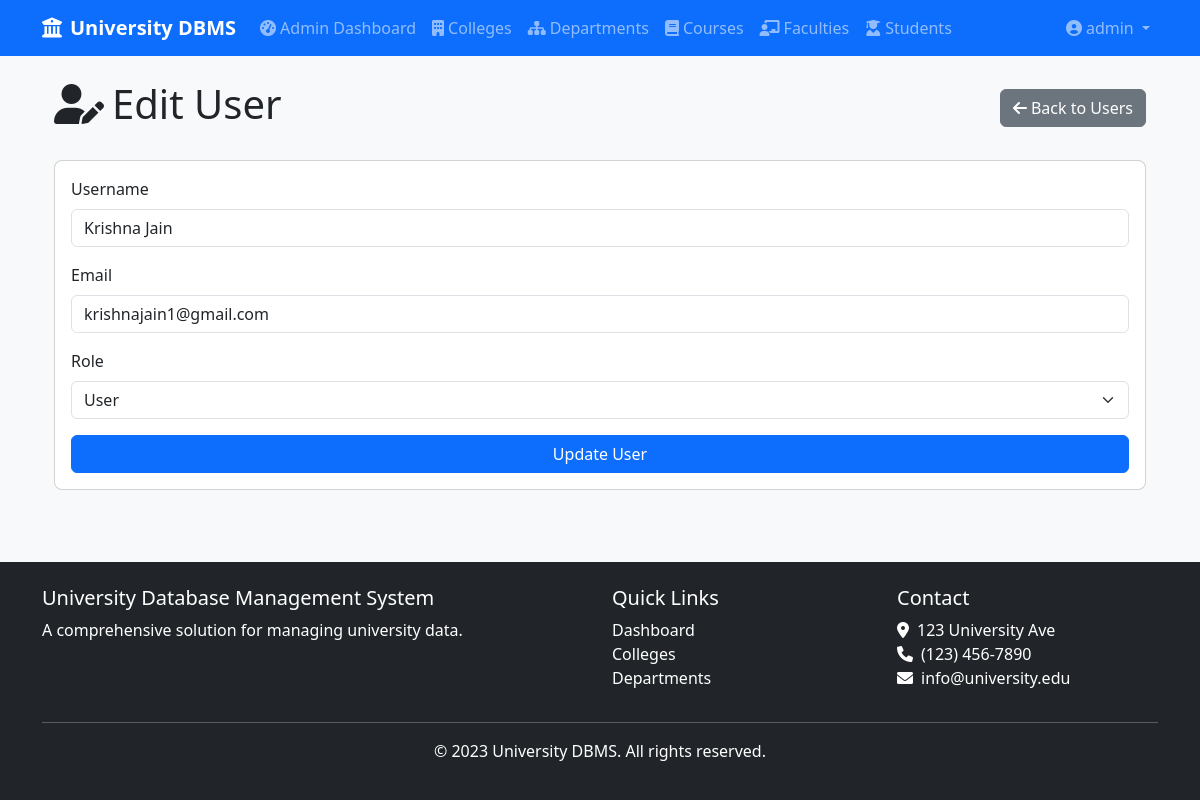
The app's page /admin/users/edit/1 (signed in) with its own data.
### app/models/user.py (models this page shows, shortened)
class User(UserMixin, db.Model):
    __tablename__ = 'users'
    id = db.Column(db.Integer, primary_key=True)
    username = db.Column(db.String(100), unique=True, nullable=False)
    email = db.Column(db.String(100), unique=True, nullable=False)
    password = db.Column(db.String(100), nullable=False)
    role = db.Column(db.String(20), nullable=False, default='user')  # 'admin' or 'user'
    created_at = db.Column(db.DateTime, default=datetime.utcnow)
    def is_admin(self):
        return self.role == 'admin'

### app/routes/admin.py (the view, shortened to what this page needs)
@admin.route('/users/edit/<int:id>', methods=['GET', 'POST'])
@admin_required
def edit_user(id):
    user = User.query.get_or_404(id)
    form = UserForm(obj=user)
    form.password.validators = []
    form.confirm_password.validators = []
    delattr(form, 'password')
    delattr(form, 'confirm_password')
    return render_template('admin/users/edit.html', form=form, user=user)

### app/forms.py
class UserForm(FlaskForm):
    username = StringField('Username', validators=[DataRequired(), Length(max=100)])
    email = StringField('Email', validators=[DataRequired(), Email(), Length(max=100)])
    password = PasswordField('Password', validators=[DataRequired(), Length(min=6)])
    confirm_password = PasswordField('Confirm Password', validators=[DataRequired(), EqualTo('password')])
    role = SelectField('Role', choices=[('user', 'User'), ('admin', 'Admin')], validators=[DataRequired()])
    submit = SubmitField('Submit')

### app/models/user.py (called while the page is built)
@login_manager.user_loader
def load_user(user_id):
    return User.query.get(int(user_id))

### app/routes/admin.py (called while the page is built)
def admin_required(f):
    @wraps(f)
    @login_required
    def decorated_function(*args, **kwargs):
        if not current_user.role == 'admin':
            flash('You do not have permission to access this page.', 'danger')
            return redirect(url_for('main.index'))
        return f(*args, **kwargs)
    return decorated_function

### app/templates/admin/users/edit.html (shortened to what this page needs)
{% extends "base.html" %}
{% block content %}
<div class="container">
    <div class="d-flex justify-content-between align-items-center mb-4">
        <h1><i class="fas fa-user-edit me-2"></i>Edit User</h1>
        <a href="{{ url_for('admin.users') }}" class="btn btn-secondary">
            <i class="fas fa-arrow-left me-1"></i>Back to Users
        </a>
    </div>
    <div class="card">
        <div class="card-body">
            <form method="POST">
                <div class="mb-3">
                    {{ form.username.label(class="form-label") }}
                    {{ form.username(class="form-control") }}
                </div>
                <div class="mb-3">
                    {{ form.email.label(class="form-label") }}
                    {{ form.email(class="form-control") }}
                </div>
                <div class="mb-3">
                    {{ form.role.label(class="form-label") }}
                    {{ form.role(class="form-select") }}
                </div>
                <div class="d-grid">
                    <button type="submit" class="btn btn-primary">Update User</button>
                </div>
            </form>
        </div>
    </div>
</div>
{% endblock %}

### app/templates/base.html (shortened to what this page needs)
<!DOCTYPE html>
<html lang="en">
<head>
    <link href="https://cdn.jsdelivr.net/npm/bootstrap@5.3.0-alpha1/dist/css/bootstrap.min.css" rel="stylesheet">
    <link rel="stylesheet" href="https://cdnjs.cloudflare.com/ajax/libs/font-awesome/6.0.0/css/all.min.css">
    <link rel="stylesheet" href="{{ url_for('static', filename='css/style.css') }}">
</head>
<body>
    <div class="content-wrapper">
        <header>
            <nav class="navbar navbar-expand-lg navbar-dark bg-primary">
                <div class="container">
                    <a class="navbar-brand" href="{{ url_for('user.dashboard') }}">
                        <i class="fas fa-university me-2"></i>University DBMS
                    </a>
                    <div class="collapse navbar-collapse" id="navbarNav">
                        <ul class="navbar-nav me-auto">
                            {% if current_user.is_authenticated %}
                                {% if current_user.is_admin() %}
                                    <li class="nav-item">
                                        <a class="nav-link" href="{{ url_for('admin.dashboard') }}">
                                            <i class="fas fa-tachometer-alt me-1"></i>Admin Dashboard
                                        </a>
                                    </li>
                                {% else %}
                                    <li class="nav-item">
                                        <a class="nav-link" href="{{ url_for('user.dashboard') }}">
                                            <i class="fas fa-tachometer-alt me-1"></i>Dashboard
                                        </a>
                                    </li>
                                {% endif %}
                                <li class="nav-item">
                                    <a class="nav-link" href="{{ url_for('user.colleges') }}">
                                        <i class="fas fa-building me-1"></i>Colleges
                                    </a>
                                </li>
                                <li class="nav-item">
                                    <a class="nav-link" href="{{ url_for('user.departments') }}">
                                        <i class="fas fa-sitemap me-1"></i>Departments
                                    </a>
                                </li>
                                <li class="nav-item">
                                    <a class="nav-link" href="{{ url_for('user.courses') }}">
                                        <i class="fas fa-book me-1"></i>Courses
                                    </a>
                                </li>
                                <li class="nav-item">
                                    <a class="nav-link" href="{{ url_for('user.faculties') }}">
                                        <i class="fas fa-chalkboard-teacher me-1"></i>Faculties
                                    </a>
                                </li>
                                <li class="nav-item">
                                    <a class="nav-link" href="{{ url_for('user.students') }}">
                                        <i class="fas fa-user-graduate me-1"></i>Students
                                    </a>
                                </li>
                            {% endif %}
                        </ul>
                        <ul class="navbar-nav">
                            {% if current_user.is_authenticated %}
                                <li class="nav-item dropdown">
                                    <a class="nav-link dropdown-toggle" href="#" id="navbarDropdown" role="button" data-bs-toggle="dropdown">
                                        <i class="fas fa-user-circle me-1"></i>{{ current_user.username }}
                                    </a>
                                </li>
                            {% endif %}
                        </ul>
                    </div>
                </div>
            </nav>
        </header>
        <main class="container py-4">
            {% block content %}{% endblock %}
        </main>
    </div>
    <footer class="bg-dark text-white py-4 mt-5">
        <div class="container">
            <div class="row">
                <div class="col-md-6">
                    <h5>University Database Management System</h5>
                    <p>A comprehensive solution for managing university data.</p>
                </div>
                <div class="col-md-3">
                    <h5>Quick Links</h5>
                    <ul class="list-unstyled">
                        <li><a href="{{ url_for('user.dashboard') }}" class="text-white">Dashboard</a></li>
                        <li><a href="{{ url_for('user.colleges') }}" class="text-white">Colleges</a></li>
                        <li><a href="{{ url_for('user.departments') }}" class="text-white">Departments</a></li>
                    </ul>
                </div>
                <div class="col-md-3">
                    <h5>Contact</h5>
                    <address>
                        <i class="fas fa-map-marker-alt me-2"></i>123 University Ave<br>
                        <i class="fas fa-phone me-2"></i>(123) 456-7890<br>
                        <i class="fas fa-envelope me-2"></i>info@university.edu
                    </address>
                </div>
            </div>
            <hr>
            <div class="text-center">
                <p>&copy; 2023 University DBMS. All rights reserved.</p>
            </div>
        </div>
    </footer>

### app/static/css/style.css (style rules this page uses)
body { font-family: 'Segoe UI', Tahoma, Geneva, Verdana, sans-serif; background-color: #f8f9fa; }
.navbar-brand { font-weight: 600; }
.card { border-radius: 0.5rem; transition: transform 0.3s ease; }
.btn { transition: all 0.3s ease; }
footer { margin-top: auto; }
footer a { text-decoration: none; }

### app/templates/base.html (style rules this page uses)
html, body { height: 100%; margin: 0; }
body { display: flex; flex-direction: column; min-height: 100vh; }
.content-wrapper { flex: 1 0 auto; display: flex; flex-direction: column; }
footer { flex-shrink: 0; width: 100%; background-color: #212529; color: white; margin-top: auto; }

### records on screen
User: username "admin"
User: username "Krishna Jain", email "krishnajain1@gmail.com", role "User"
